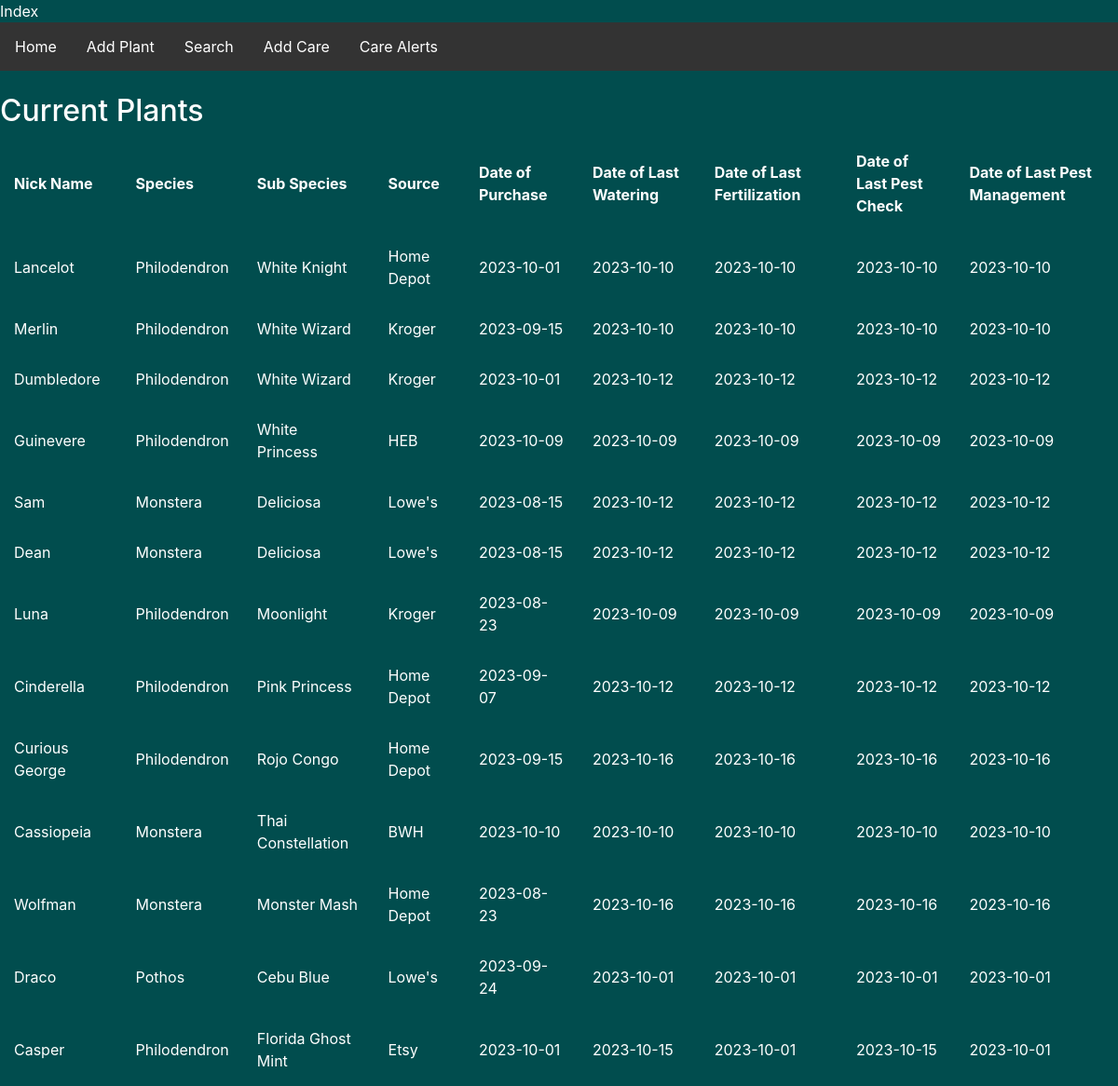
The page / on the database its author committed.
### tables this page shows
CREATE TABLE 'plants' ('nickName' TEXT PRIMARY KEY NOT NULL, 'species' TEXT NOT NULL,'subspecies' TEXT NOT NULL, 'source' TEXT NOT NULL, 'DOP' DATETIME NOT NULL DEFAULT CURRENT_DATE, 'lastWater' DATETIME NOT NULL DEFAULT CURRENT_DATE, 'lastFert' DATETIME NOT NULL DEFAULT CURRENT_DATE, 'lastPcheck' DATETIME NOT NULL DEFAULT CURRENT_DATE, 'lastPest' DATETIME NOT NULL DEFAULT CURRENT_DATE);

### app.py (the view)
@app.route("/")
def index():
    plants = db.execute("SELECT * FROM plants")
    return render_template(
        "index.html",
        plants=plants,
    )

### templates/index.html (shortened to what this page needs)
{% extends "layout.html" %}
{% block main %}
<h2>Current Plants</h2>
<table class="center" border-spacing: 10px;>
    <thead>
        <tr>
            <th>Nick Name</th>
            <th>Species</th>
            <th>Sub Species</th>
            <th>Source </th>
            <th>Date of Purchase</th>
            <th>Date of Last Watering</th>
            <th>Date of Last Fertilization</th>
            <th>Date of Last Pest Check</th>
            <th>Date of Last Pest Management</th>
        </tr>
    </thead>
    <tbody>
        {% for plant in plants %}
            <tr>
                <td>{{ plant.nickName }}  </td>
                <td>{{ plant.species }}  </td>
                <td>{{ plant.subspecies }}  </td>
                <td>{{ plant.source }}  </td>
                <td>{{ plant.DOP }}  </td>
                <td>{{ plant.lastWater }}  </td>
                <td>{{ plant.lastFert }}  </td>
                <td>{{ plant.lastPcheck }}  </td>
                <td>{{ plant.lastPest }}  </td>
            </tr>
        {% endfor %}
    </tbody>
</table>
{% endblock %}

### templates/layout.html (shortened to what this page needs)
<!DOCTYPE html>
<html lang="en">
    <head>
        <link href="https://cdn.jsdelivr.net/npm/bootstrap@5.2.3/dist/css/bootstrap.min.css" rel="stylesheet">
        <link rel="stylesheet" href="https://cdn.jsdelivr.net/npm/bootstrap@4.5.3/dist/css/bootstrap.min.css">
        <link href="./static/styles.css" rel="stylesheet">
    </head>
    <body>
        <ul>
            <li><a class="active" href="/">Home</a></li>
            <li><a href="/addPlant">Add Plant</a></li>
            <li><a href="/search">Search</a></li>
            <li><a href="/addCare">Add Care</a></li>
            <li><a href="/alerts">Care Alerts</a></li>
        </ul>
        <br>
        {% block main %}{% endblock %}
    </body>
</html>

### static/styles.css (style rules this page uses)
body { background-color: #014d4e; color: #fff; font-size: 1rem; font-weight: 400; line-height: 1.5; margin: 0; }
.center { margin-left: auto; margin-right: auto; }
th, td { padding: 15px; }
ul { list-style-type: none; margin: 0; padding: 0; overflow: hidden; background-color: #333; }
li { float: left; }
li a { display: block; color: white; text-align: center; padding: 14px 16px; text-decoration: none; }

### rows shown on the page
plants: nickName "Lancelot", species "Philodendron", subspecies "White Knight", source "Home Depot", DOP "2023-10-01", lastWater "2023-10-10", lastFert "2023-10-10", lastPcheck "2023-10-10", lastPest "2023-10-10"
plants: nickName "Merlin", species "Philodendron", subspecies "White Wizard", source "Kroger", DOP "2023-09-15", lastWater "2023-10-10", lastFert "2023-10-10", lastPcheck "2023-10-10", lastPest "2023-10-10"
plants: nickName "Dumbledore", species "Philodendron", subspecies "White Wizard", source "Kroger", DOP "2023-10-01", lastWater "2023-10-12", lastFert "2023-10-12", lastPcheck "2023-10-12", lastPest "2023-10-12"
plants: nickName "Guinevere", species "Philodendron", subspecies "White Princess", source "HEB", DOP "2023-10-09", lastWater "2023-10-09", lastFert "2023-10-09", lastPcheck "2023-10-09", lastPest "2023-10-09"
plants: nickName "Sam", species "Monstera", subspecies "Deliciosa", source "Lowe's", DOP "2023-08-15", lastWater "2023-10-12", lastFert "2023-10-12", lastPcheck "2023-10-12", lastPest "2023-10-12"
plants: nickName "Dean", species "Monstera", subspecies "Deliciosa", source "Lowe's", DOP "2023-08-15", lastWater "2023-10-12", lastFert "2023-10-12", lastPcheck "2023-10-12", lastPest "2023-10-12"
plants: nickName "Luna", species "Philodendron", subspecies "Moonlight", source "Kroger", DOP "2023-08-23", lastWater "2023-10-09", lastFert "2023-10-09", lastPcheck "2023-10-09", lastPest "2023-10-09"
plants: nickName "Cinderella", species "Philodendron", subspecies "Pink Princess", source "Home Depot", DOP "2023-09-07", lastWater "2023-10-12", lastFert "2023-10-12", lastPcheck "2023-10-12", lastPest "2023-10-12"
plants: nickName "Curious George", species "Philodendron", subspecies "Rojo Congo", source "Home Depot", DOP "2023-09-15", lastWater "2023-10-16", lastFert "2023-10-16", lastPcheck "2023-10-16", lastPest "2023-10-16"
plants: nickName "Cassiopeia", species "Monstera", subspecies "Thai Constellation", source "BWH", DOP "2023-10-10", lastWater "2023-10-10", lastFert "2023-10-10", lastPcheck "2023-10-10", lastPest "2023-10-10"
plants: nickName "Wolfman", species "Monstera", subspecies "Monster Mash", source "Home Depot", DOP "2023-08-23", lastWater "2023-10-16", lastFert "2023-10-16", lastPcheck "2023-10-16", lastPest "2023-10-16"
plants: nickName "Draco", species "Pothos", subspecies "Cebu Blue", source "Lowe's", DOP "2023-09-24", lastWater "2023-10-01", lastFert "2023-10-01", lastPcheck "2023-10-01", lastPest "2023-10-01"
plants: nickName "Casper", species "Philodendron", subspecies "Florida Ghost Mint", source "Etsy", DOP "2023-10-01", lastWater "2023-10-15", lastFert "2023-10-01", lastPcheck "2023-10-15", lastPest "2023-10-01"
